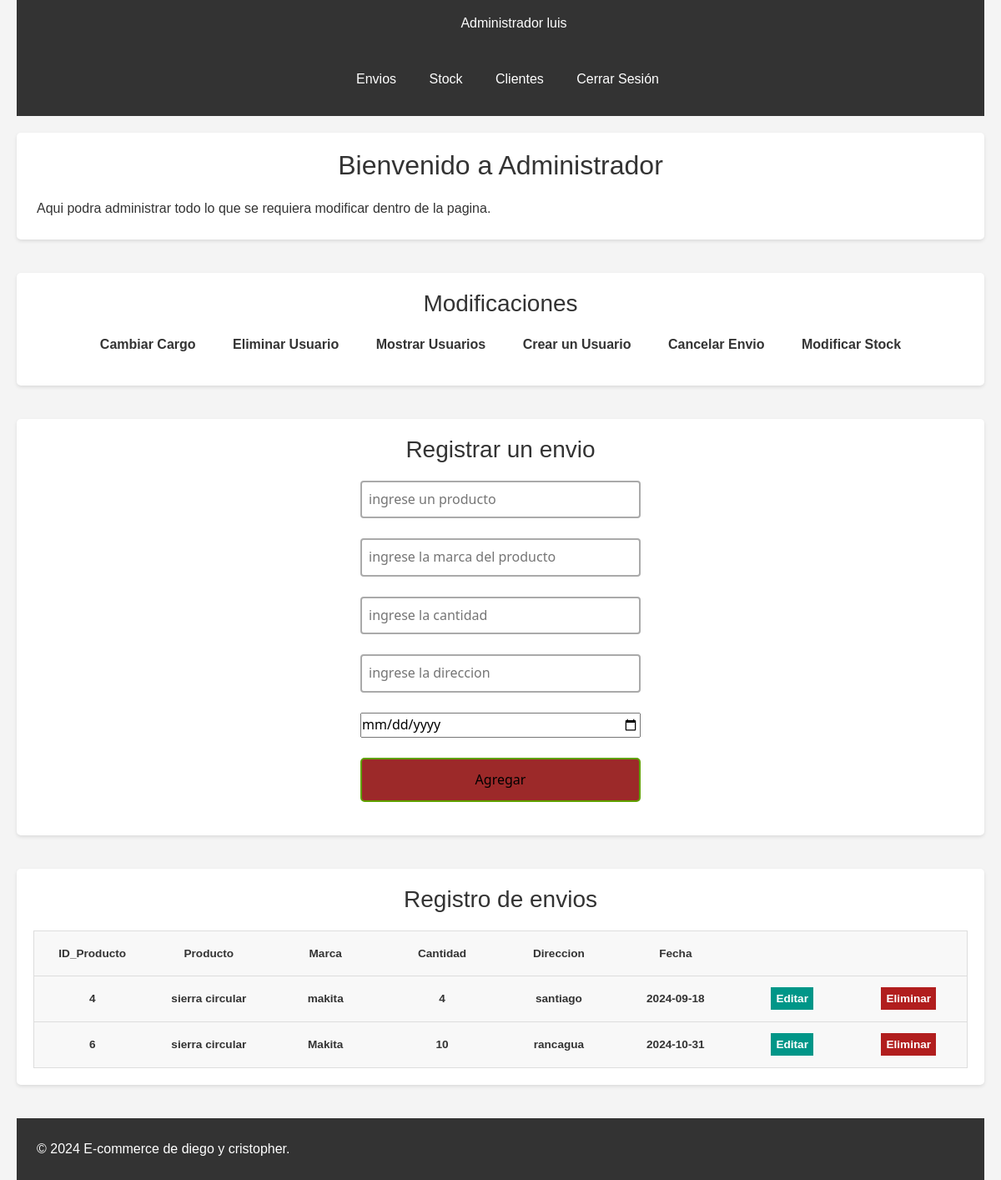
/empleados2.php (signed in), run on the app's committed database.
### tables this page shows
CREATE TABLE `envios` (
  `id` int(11) NOT NULL,
  `producto` varchar(100) NOT NULL,
  `marca` varchar(100) NOT NULL,
  `cantidad` int(11) NOT NULL,
  `direccion` varchar(100) NOT NULL,
  `fecha_envio` date NOT NULL
);

### empleados2.php (the view, shortened to what this page needs)
<?php
$nombreUsuario = isset($_SESSION['usuario']) ? $_SESSION['usuario'] : "Invitado";
$con = connection();
$sql = "SELECT * FROM envios";
$query = mysqli_query($con, $sql);
?>
<!DOCTYPE html>
<html lang="es">
<head>
    <link href="https://cdn.jsdelivr.net/npm/bootstrap@5.3.3/dist/css/bootstrap.min.css" rel="stylesheet">
    <link href="empleadosDise.css" rel="stylesheet">
</head>
<body>
    <header>
        <nav>
           <ul>
                <li>
                    <div class="caja">
                        <?php echo 'Administrador  '.$nombreUsuario; ?>
                    </div>
               </li>
           </ul>
            <ul>
                <li><a href="envios.php">Envios</a></li>
                <li><a href="stock.php">Stock</a></li>
                <li><a href="clientes_datos.php">Clientes</a></li>
                <li><a href="cerrar_sesion.php">Cerrar Sesión</a></li>
            </ul>
        </nav>
    </header>
    <section id="inicio">
        <h2>Bienvenido a Administrador</h2>
        <p>Aqui podra administrar todo lo que se requiera modificar dentro de la pagina.</p>
    </section>
    <section id="categorias">
        <h3>Modificaciones</h3>
        <ul>
            <li><a href="#Mostrar_user">Cambiar Cargo</a></li>
            <li><a href="#Mostrar_user">Eliminar Usuario</a></li>
            <li><a href="#Mostrar_user">Mostrar Usuarios</a></li>
            <li><a href="#crear_user">Crear un Usuario</a></li>
            <li><a href="Mostrar_envios">Cancelar Envio</a></li>
            <li><a href="modificarStock.php">Modificar Stock</a></li>
        </ul>
    </section>
    <section class="metodos_emple">
            <h3>Registrar un envio</h3>
            <div id="crear_env">
          <div class="users-form">
              <form action="agregar_envio.php" method="POST">
                   <input type="text" name="producto" placeholder="ingrese un producto">
                   <input type="text" name="marca" placeholder="ingrese la marca del producto">
                   <input type="text" name="cantidad" placeholder="ingrese la cantidad">
                   <input type="text" name="direccion" placeholder="ingrese la direccion">
                   <input type="date" name="fecha_envio" placeholder="ingrese la fecha de envio">
                   <input type="submit" value="Agregar">
              </form>
          </div>
    </section>
    <section class="metodos_emple">
    <h3>Registro de envios</h3>
            <div id="Mostrar_envios">
            <div class="users-table">
        <table>
            <thead>
                <tr>
                    <th>ID_Producto</th>
                    <th>Producto</th>
                    <th>Marca</th>
                    <th>Cantidad</th>
                    <th>Direccion</th>
                    <th>Fecha</th>
                    <th></th>
                    <th></th>
                </tr>
            </thead>
            <tbody>
                <?php while ($row = mysqli_fetch_array($query)): ?>
                    <tr>
                        <th><?= $row['id'] ?></th>
                        <th><?= $row['producto'] ?></th>
                        <th><?= $row['marca'] ?></th>
                        <th><?= $row['cantidad'] ?></th>
                        <th><?= $row['direccion'] ?></th>
                        <th><?= $row['fecha_envio'] ?></th>
                        <th><a href="modificarEnv.php?id=<?= $row['id'] ?>" class="users-table--edit">Editar</a></th>
                        <th><a href="eliminar_Env.php?id=<?= $row['id'] ?>" class="users-table--delete" >Eliminar</a></th>
                    </tr>
                <?php endwhile; ?>
            </tbody>
        </table>
    </div>
    </section>
    <footer>
        <p>&copy; 2024 E-commerce de diego y cristopher.</p>
    </footer>
</body>
</html>

### empleadosDise.css (style rules this page uses)
* { box-sizing: border-box; margin: 0; padding: 0; }
html { font-family: 'Segoe UI', sans-serif; text-align: center; }
a { text-decoration: none; }
.users-form form { display: flex; flex-direction: column; gap: 24px; width: 30%; margin: 20px auto; text-align: center; }
.users-form form input { font-family: 'Segoe UI', sans-serif; }
.users-form form input[type=text], .users-form form input[type=password], .users-form form input[type=email] { padding: 8px; border:2px solid #aaa; border-radius:4px; outline:none; transition:.3s; }
.users-form form input[type=submit] { border: none; padding: 12px 50px; text-decoration: none; transition-duration: 0.4s; cursor: pointer; border-radius: 5px; background-color: rgb(156, 41, 41); color: black; border: 2px solid #60a100; }
.users-table table { border: 1px solid #ccc; border-collapse: collapse; margin: 0; padding: 0; width: 100%; table-layout: fixed; }
table tr { background-color: #f8f8f8; border: 1px solid #ddd; padding: 4px; }
table th { padding: 16px; text-align: center; font-size: .85em; }
.users-table--edit { background: #009688; padding: 6px; color: #fff; text-align: center; font-weight: bold; }
.users-table--delete { background: #b11e1e; padding: 6px; color: #fff; text-align: center; font-weight: bold; }
body { justify-content: center; align-items: center; height: 100vh; margin: 0; background-color: #08CC88; }

### empleados2.php (style rules this page uses)
* { margin: 0; padding: 0; box-sizing: border-box; font-family: Arial, sans-serif; }
body { line-height: 1.6; background-color: #f4f4f4; color: #333; padding: 0 20px; }
header { background-color: #333; color: #fff; padding: 15px 0; margin-bottom: 20px; }
nav ul { list-style: none; text-align: center; }
nav ul li { display: inline; margin-right: 15px; }
nav ul li a { color: #fff; text-decoration: none; font-size: 16px; padding: 5px 10px; transition: background-color 0.3s; }
section { margin-bottom: 40px; padding: 20px; background-color: #fff; border-radius: 5px; box-shadow: 0 2px 4px rgba(0, 0, 0, 0.1); text-align: center; }
section h2, section h3 { color: #333; margin-bottom: 20px; text-align: center; font-weight: normal; }
#categorias ul { list-style: none; padding: 0; text-align: center; }
#categorias ul li { display: inline-block; margin: 0 10px; }
#categorias ul li a { color: #333; text-decoration: none; font-weight: bold; padding: 5px 10px; transition: color 0.3s, background-color 0.3s; }
footer { text-align: center; padding: 20px; background-color: #333; color: #fff; margin-top: 20px; position: relative; bottom: 0; width: 100%; }
p { width: 50%; height: auto; margin: 4px; text-align: left; }
form { text-align: center; }

### data on the page
envios: id "4", producto "sierra circular", marca "makita", cantidad "4", direccion "santiago", fecha_envio "2024-09-18"
envios: id "6", producto "sierra circular", marca "Makita", cantidad "10", direccion "rancagua", fecha_envio "2024-10-31"

### other printed values
$nombreUsuario "luis"
